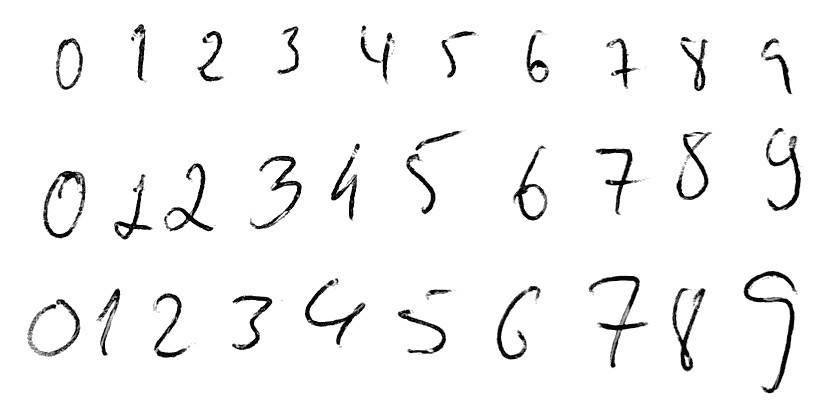
%> input picture p1.jpg, 828 x 406 px
$ octave --eval "result = Circularitybelow(imread('p1.jpg'));"   (GNU Octave 9; MATLAB toolbox functions it lacks are replaced by stand-ins)
%> lines starting %> are read from the running program, lines starting %| are printed output that depends on the picture
function [ num ] = Circularitybelow( img )
%UNTITLED2 Summary of this function goes here
%   Detailed explanation goes here
[H W] = size(img);
%> H = 406; W = 2484
halfOfH = H/2;
%> halfOfH = 203
upper = imcrop(img, [0 0 W halfOfH]);
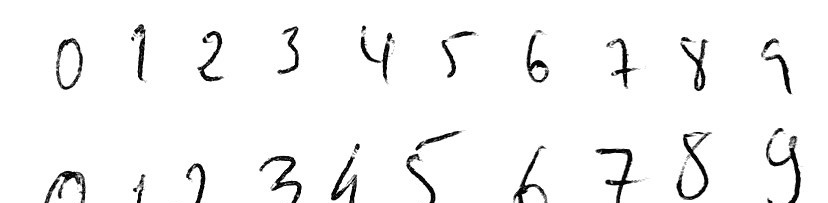
%> upper: size 203x828x3 uint8; min 0, max 255, mean 244.7
lower = imcrop(img, [0 halfOfH W H]);
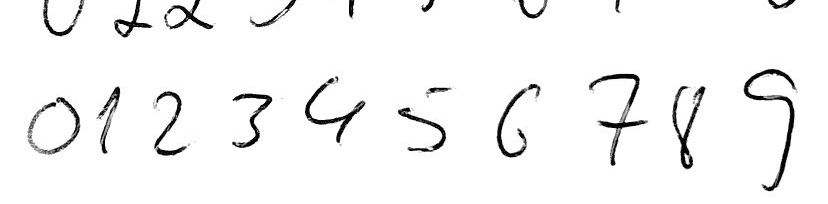
%> lower: size 204x828x3 uint8; min 0, max 255, mean 244.6
%> (the run ends here)
